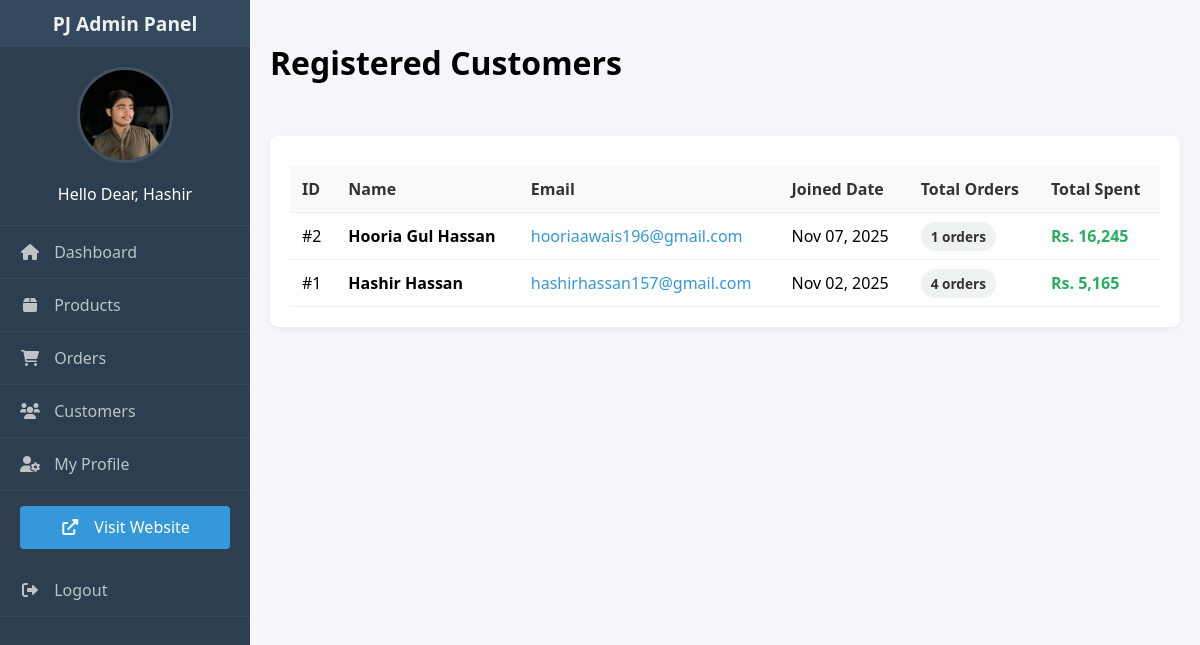
Page /admin/customers.php (signed in) on the committed database.
### tables this page shows
CREATE TABLE `users` (
  `user_id` int(11) NOT NULL,
  `name` varchar(100) NOT NULL,
  `email` varchar(100) NOT NULL,
  `password_hash` varchar(255) NOT NULL,
  `created_at` timestamp NOT NULL DEFAULT current_timestamp()
);

### admin/customers.php (the view, shortened to what this page needs)
<?php
include 'includes/header.php';
?>
<div class="header-bar">
    <h1>Registered Customers</h1>
</div>
<div class="table-container">
    <table>
        <thead>
            <tr>
                <th>ID</th>
                <th>Name</th>
                <th>Email</th>
                <th>Joined Date</th>
                <th>Total Orders</th>
                <th>Total Spent</th>
            </tr>
        </thead>
        <tbody>
            <?php
            $sql = "SELECT u.user_id, u.name, u.email, u.created_at,
                           COUNT(o.order_id) as order_count,
                           IFNULL(SUM(o.total_amount), 0) as total_spent
                    FROM users u
                    LEFT JOIN orders o ON u.user_id = o.user_id
                    GROUP BY u.user_id
                    ORDER BY u.created_at DESC";
            $result = $conn->query($sql);
            if ($result->num_rows > 0) {
                while($row = $result->fetch_assoc()) {
            ?>
                <tr>
                    <td>#<?php echo $row['user_id']; ?></td>
                    <td>
                        <strong><?php echo htmlspecialchars($row['name']); ?></strong>
                    </td>
                    <td>
                        <a href="mailto:<?php echo htmlspecialchars($row['email']); ?>" style="color:#3498db; text-decoration:none;">
                            <?php echo htmlspecialchars($row['email']); ?>
                        </a>
                    </td>
                    <td><?php echo date("M d, Y", strtotime($row['created_at'])); ?></td>
                    <td><span class="badge"><?php echo $row['order_count']; ?> orders</span></td>
                    <td style="font-weight:bold; color:#27ae60;">Rs. <?php echo number_format($row['total_spent']); ?></td>
                </tr>
            <?php
                }
            } else {
                echo "<tr><td colspan='6' style='text-align:center;'>No customers found.</td></tr>";
            }
            ?>
        </tbody>
    </table>
</div>
<?php include 'includes/footer.php'; ?>

### admin/includes/header.php (shortened to what this page needs)
<?php
require_once '../config/db.php';
$current_admin_id = $_SESSION['admin_id'];
$stmt = $conn->prepare("SELECT username, profile_image FROM administrators WHERE admin_id = ?");
$stmt->bind_param("i", $current_admin_id);
$stmt->execute();
$current_admin = $stmt->get_result()->fetch_assoc();
?>
<!DOCTYPE html>
<html lang="en">
<head>
    <link rel="stylesheet" href="https://cdnjs.cloudflare.com/ajax/libs/font-awesome/6.0.0/css/all.min.css">
</head>
<body>
<div class="sidebar">
    <div class="sidebar-header">
        PJ Admin Panel
    </div>
    <div style="text-align:center; padding:20px 0; border-bottom:1px solid rgba(255,255,255,0.05);">
        <?php if (!empty($current_admin['profile_image'])): ?>
            <img src="../<?php echo htmlspecialchars($current_admin['profile_image']); ?>"
                 style="width: 90px; height: 90px; border-radius: 50%; object-fit: cover; margin-bottom: 10px; border: 3px solid rgba(255,255,255,0.1);">
        <?php else: ?>
            <i class="fas fa-user-circle" style="font-size:4rem; color:#bdc3c7; margin-bottom: 10px;"></i>
        <?php endif; ?>
        <p style="margin:5px 0 0; color:white; font-weight:500;">
            Hello Dear, <?php echo htmlspecialchars($current_admin['username']); ?>
        </p>
    </div>
    <ul class="sidebar-menu">
        <li><a href="index.php"><i class="fas fa-home"></i> Dashboard</a></li>
        <li><a href="products.php"><i class="fas fa-box"></i> Products</a></li>
        <li><a href="orders.php"><i class="fas fa-shopping-cart"></i> Orders</a></li>
        <li><a href="customers.php"><i class="fas fa-users"></i> Customers</a></li>
        <li><a href="profile.php"><i class="fas fa-user-cog"></i> My Profile</a></li>
        <li>
            <a href="../index.php" target="_blank" style="background:var(--accent); color:white; margin:15px 20px; text-align:center; border-radius:4px; padding:10px;">
                <i class="fas fa-external-link-alt"></i> Visit Website
            </a>
        </li>
        <li><a href="logout.php"><i class="fas fa-sign-out-alt"></i> Logout</a></li>
    </ul>
</div>
<div class="main-content">

### admin/includes/header.php (style rules this page uses)
:root { --primary: #2c3e50; --secondary: #34495e; --accent: #3498db; --text: #ecf0f1; }
body { font-family: 'Segoe UI', sans-serif; margin: 0; display: flex; background: #f4f6f9; min-height: 100vh; }
.sidebar { width: 250px; background: var(--primary); color: var(--text); height: 100vh; position: fixed; top: 0; left: 0; display: flex; flex-direction: column; }
.sidebar-header { padding: 10px; text-align: center; background: var(--secondary); font-weight: bold; font-size: 1.2rem; }
.sidebar-menu { list-style: none; padding: 0; margin: 0; flex-grow: 1; }
.sidebar-menu li a { display: block; padding: 15px 20px; color: #bdc3c7; text-decoration: none; border-bottom: 1px solid rgba(255,255,255,0.05); }
.sidebar-menu i { margin-right: 10px; width: 20px; text-align: center; }
.main-content { margin-left: 250px; padding: 20px; width: 100%; }
.header-bar { display: flex; justify-content: space-between; align-items: center; margin-bottom: 30px; }
.table-container { background: white; padding: 20px; border-radius: 8px; box-shadow: 0 2px 5px rgba(0,0,0,0.05); overflow-x: auto; }
table { width: 100%; border-collapse: collapse; margin-top: 10px; }
th, td { padding: 12px; text-align: left; border-bottom: 1px solid #eee; }
th { background: #f8f9fa; color: #333; font-weight: 600; }

### admin/customers.php (style rules this page uses)
.badge { background: #eef2f3; color: #333; padding: 5px 10px; border-radius: 15px; font-size: 0.85rem; font-weight: bold; }

### rows in the picture
users: user_id "2", name "Hooria Gul Hassan", email "hooriaawais196@gmail.com", created_at "Nov 07, 2025", order_count "1", total_spent "16,245"
users: user_id "1", name "Hashir Hassan", email "hashirhassan157@gmail.com", created_at "Nov 02, 2025", order_count "4", total_spent "5,165"

### other values in the picture
$current_admin['username'] "Hashir"
